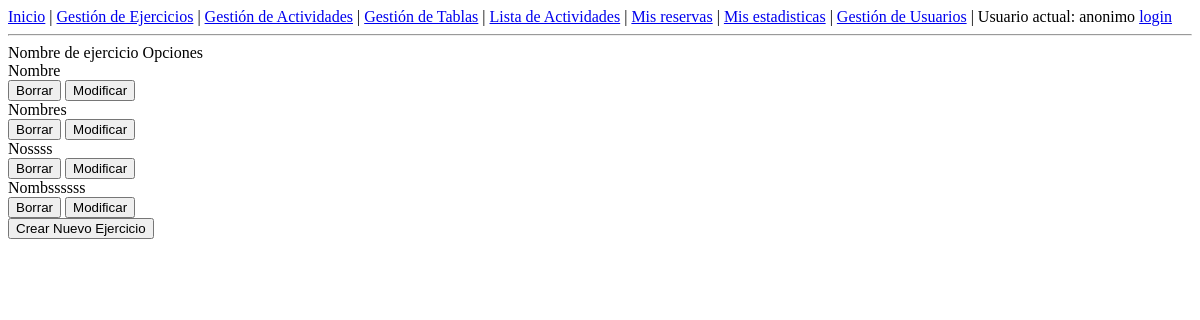
The page /Views/GestionEjercicios.php on the database as committed earlier.
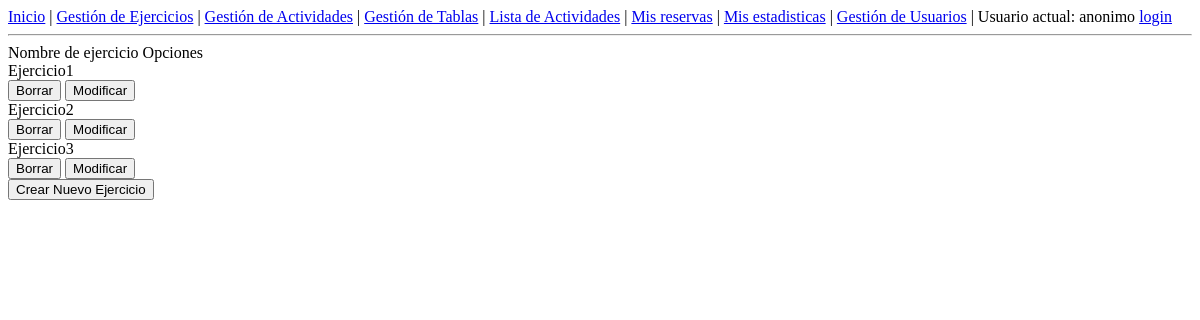
The same page on the database as committed later.
### tables this page shows
CREATE TABLE `Ejercicio` (
  `idEjercicio` int(11) NOT NULL,
  `nomEjercicio` varchar(20) NOT NULL,
  `descripcion` varchar(150) DEFAULT NULL,
  `categoria` varchar(10) NOT NULL
);

### Model/Ejercicio.php (called while the page is built, shortened)
<?php
class Ejercicio{
  function getNameAndID(){
    $db = DB::getDB();
    $consulta = "SELECT idEjercicio, nomEjercicio FROM Ejercicio";
    $result = $db->query($consulta);
    $res = array();
    while($row = $result->fetch_assoc()){
      array_push($res, $row);
    }
    return $res;
  }
}
?>

### Controllers/c_Ejercicio.php (called while the page is built, shortened)
<?php
require_once("../Model/Ejercicio.php");
class EjercicioController{
  public function gestionEjercicios(){
    $e = new Ejercicio();
    $ejercicios = $e->getNameAndID();
    return $ejercicios;
  }
}
 ?>

### Views/GestionEjercicios.php (the view, shortened to what this page needs)
<!DOCTYPE html>
<html>
  <head>
    <?php
    require_once('NavBar.php');
    require_once('../Controllers/c_Ejercicio.php');
    $ejerciciosController = new EjercicioController();
    $ejercicios = $ejerciciosController->gestionEjercicios();
    ?>
  </head>
  <body>
    <div id = 'tabla2elementos' >
      <div class = 'tupla'>
        <a clas = 'izquierda'>Nombre de ejercicio</a> <a clas = 'derecha'>Opciones</a>
      </div>
      <?php foreach($ejercicios as $it){ ?>
      <div class = 'tupla'>
        <a clas = 'izquierda'><?php echo ($it['nomEjercicio']); ?> </a>
    	<button type="submit" form="borrar" name="idEjercicio" value = <?php echo("".$it['idEjercicio']."");?>>Borrar</button>
    	<button onclick="location.href='ModificarEjercicio.php?id=<?php echo($it['idEjercicio']);?>'">Modificar</button>
      </div>
      <?php } ?>
      <button onclick="location.href='CrearEjercicio.php'">Crear Nuevo Ejercicio</button>
    </div>
  </body>
</html>

Rows that differ between the two databases and show on the page:
removed ejercicio: nomEjercicio "Nombre", $it['idEjercicio'] 8 (drawn)
removed ejercicio: nomEjercicio "Nombres", $it['idEjercicio'] 9 (drawn)
removed ejercicio: nomEjercicio "Nossss", $it['idEjercicio'] 11 (drawn)
removed ejercicio: nomEjercicio "Nombssssss", $it['idEjercicio'] 13 (drawn)
added ejercicio: nomEjercicio "Ejercicio1", $it['idEjercicio'] 14 (drawn)
added ejercicio: nomEjercicio "Ejercicio2", $it['idEjercicio'] 15 (drawn)
added ejercicio: nomEjercicio "Ejercicio3", $it['idEjercicio'] 16 (drawn)
